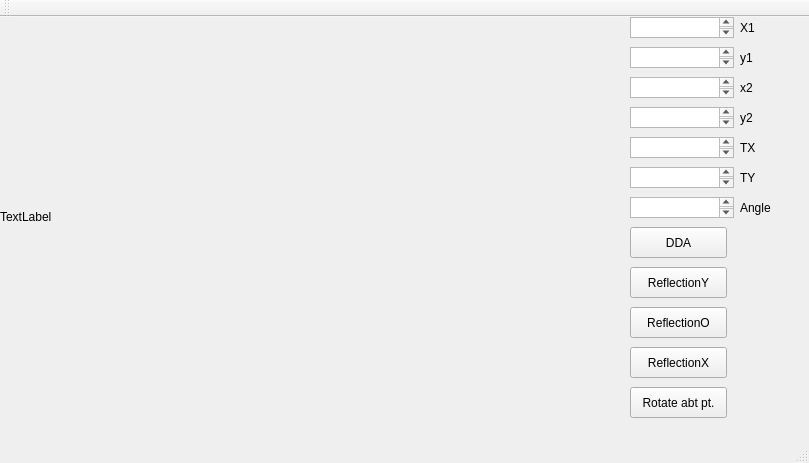
<?xml version="1.0" encoding="UTF-8"?>
<ui version="4.0">
 <class>MainWindow</class>
 <widget class="QMainWindow" name="MainWindow">
  <property name="enabled">
   <bool>true</bool>
  </property>
  <property name="geometry">
   <rect>
    <x>0</x>
    <y>0</y>
    <width>809</width>
    <height>463</height>
   </rect>
  </property>
  <property name="windowTitle">
   <string>MainWindow</string>
  </property>
  <widget class="QWidget" name="centralWidget">
   <widget class="QLabel" name="label">
    <property name="geometry">
     <rect>
      <x>0</x>
      <y>0</y>
      <width>600</width>
      <height>400</height>
     </rect>
    </property>
    <property name="text">
     <string>TextLabel</string>
    </property>
   </widget>
   <widget class="QTextEdit" name="textEdit">
    <property name="geometry">
     <rect>
      <x>630</x>
      <y>0</y>
      <width>104</width>
      <height>21</height>
     </rect>
    </property>
   </widget>
   <widget class="QTextEdit" name="textEdit_2">
    <property name="geometry">
     <rect>
      <x>630</x>
      <y>30</y>
      <width>104</width>
      <height>21</height>
     </rect>
    </property>
   </widget>
   <widget class="QTextEdit" name="textEdit_3">
    <property name="geometry">
     <rect>
      <x>630</x>
      <y>60</y>
      <width>104</width>
      <height>21</height>
     </rect>
    </property>
   </widget>
   <widget class="QTextEdit" name="textEdit_4">
    <property name="geometry">
     <rect>
      <x>630</x>
      <y>90</y>
      <width>104</width>
      <height>21</height>
     </rect>
    </property>
   </widget>
   <widget class="QLabel" name="label_2">
    <property name="geometry">
     <rect>
      <x>740</x>
      <y>0</y>
      <width>65</width>
      <height>21</height>
     </rect>
    </property>
    <property name="text">
     <string>X1</string>
    </property>
   </widget>
   <widget class="QLabel" name="label_3">
    <property name="geometry">
     <rect>
      <x>740</x>
      <y>30</y>
      <width>65</width>
      <height>21</height>
     </rect>
    </property>
    <property name="text">
     <string>y1</string>
    </property>
   </widget>
   <widget class="QLabel" name="label_4">
    <property name="geometry">
     <rect>
      <x>740</x>
      <y>60</y>
      <width>65</width>
      <height>21</height>
     </rect>
    </property>
    <property name="text">
     <string>x2</string>
    </property>
   </widget>
   <widget class="QLabel" name="label_5">
    <property name="geometry">
     <rect>
      <x>740</x>
      <y>90</y>
      <width>65</width>
      <height>21</height>
     </rect>
    </property>
    <property name="text">
     <string>y2</string>
    </property>
   </widget>
   <widget class="QPushButton" name="pushButton">
    <property name="enabled">
     <bool>true</bool>
    </property>
    <property name="geometry">
     <rect>
      <x>630</x>
      <y>210</y>
      <width>97</width>
      <height>31</height>
     </rect>
    </property>
    <property name="text">
     <string>DDA</string>
    </property>
   </widget>
   <widget class="QPushButton" name="pushButton_2">
    <property name="geometry">
     <rect>
      <x>630</x>
      <y>250</y>
      <width>97</width>
      <height>31</height>
     </rect>
    </property>
    <property name="text">
     <string>ReflectionY</string>
    </property>
   </widget>
   <widget class="QPushButton" name="pushButton_3">
    <property name="geometry">
     <rect>
      <x>630</x>
      <y>290</y>
      <width>97</width>
      <height>31</height>
     </rect>
    </property>
    <property name="text">
     <string>ReflectionO</string>
    </property>
   </widget>
   <widget class="QPushButton" name="pushButton_4">
    <property name="geometry">
     <rect>
      <x>630</x>
      <y>330</y>
      <width>97</width>
      <height>31</height>
     </rect>
    </property>
    <property name="text">
     <string>ReflectionX</string>
    </property>
   </widget>
   <widget class="QPushButton" name="pushButton_5">
    <property name="geometry">
     <rect>
      <x>630</x>
      <y>370</y>
      <width>97</width>
      <height>31</height>
     </rect>
    </property>
    <property name="text">
     <string>Rotate abt pt.</string>
    </property>
   </widget>
   <widget class="QTextEdit" name="textEdit_5">
    <property name="geometry">
     <rect>
      <x>630</x>
      <y>120</y>
      <width>104</width>
      <height>21</height>
     </rect>
    </property>
   </widget>
   <widget class="QTextEdit" name="textEdit_6">
    <property name="geometry">
     <rect>
      <x>630</x>
      <y>150</y>
      <width>104</width>
      <height>21</height>
     </rect>
    </property>
   </widget>
   <widget class="QLabel" name="label_6">
    <property name="geometry">
     <rect>
      <x>740</x>
      <y>120</y>
      <width>65</width>
      <height>21</height>
     </rect>
    </property>
    <property name="text">
     <string>TX</string>
    </property>
   </widget>
   <widget class="QLabel" name="label_7">
    <property name="geometry">
     <rect>
      <x>740</x>
      <y>150</y>
      <width>65</width>
      <height>21</height>
     </rect>
    </property>
    <property name="text">
     <string>TY</string>
    </property>
   </widget>
   <widget class="QTextEdit" name="textEdit_7">
    <property name="geometry">
     <rect>
      <x>630</x>
      <y>180</y>
      <width>104</width>
      <height>21</height>
     </rect>
    </property>
   </widget>
   <widget class="QLabel" name="label_8">
    <property name="geometry">
     <rect>
      <x>740</x>
      <y>180</y>
      <width>65</width>
      <height>21</height>
     </rect>
    </property>
    <property name="text">
     <string>Angle</string>
    </property>
   </widget>
  </widget>
  <widget class="QMenuBar" name="menuBar">
   <property name="geometry">
    <rect>
     <x>0</x>
     <y>0</y>
     <width>809</width>
     <height>27</height>
    </rect>
   </property>
  </widget>
  <widget class="QToolBar" name="mainToolBar">
   <attribute name="toolBarArea">
    <enum>TopToolBarArea</enum>
   </attribute>
   <attribute name="toolBarBreak">
    <bool>false</bool>
   </attribute>
  </widget>
  <widget class="QStatusBar" name="statusBar"/>
 </widget>
 <layoutdefault spacing="6" margin="11"/>
 <resources/>
 <connections/>
</ui>
